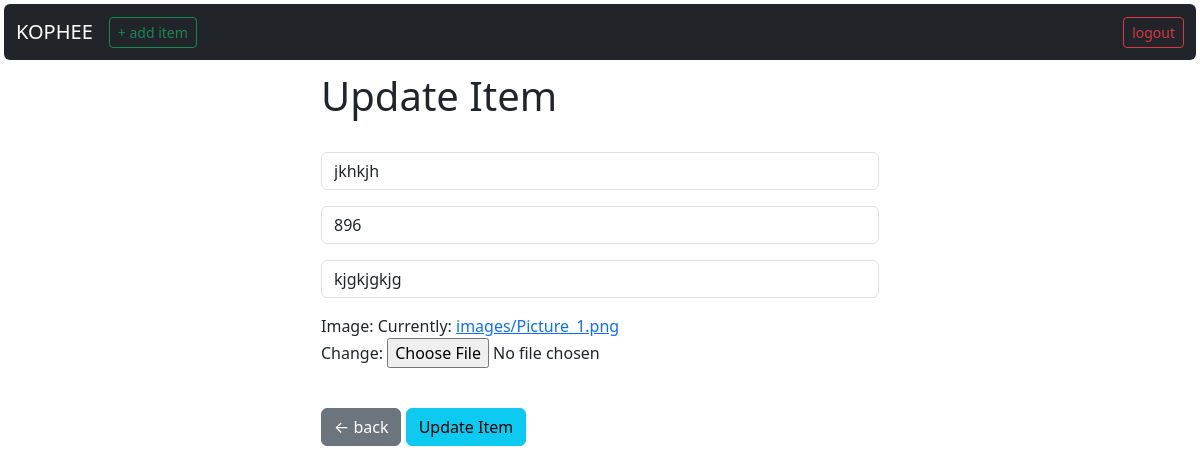
/update_item/4 (signed in), run on an earlier commit of the app's database.
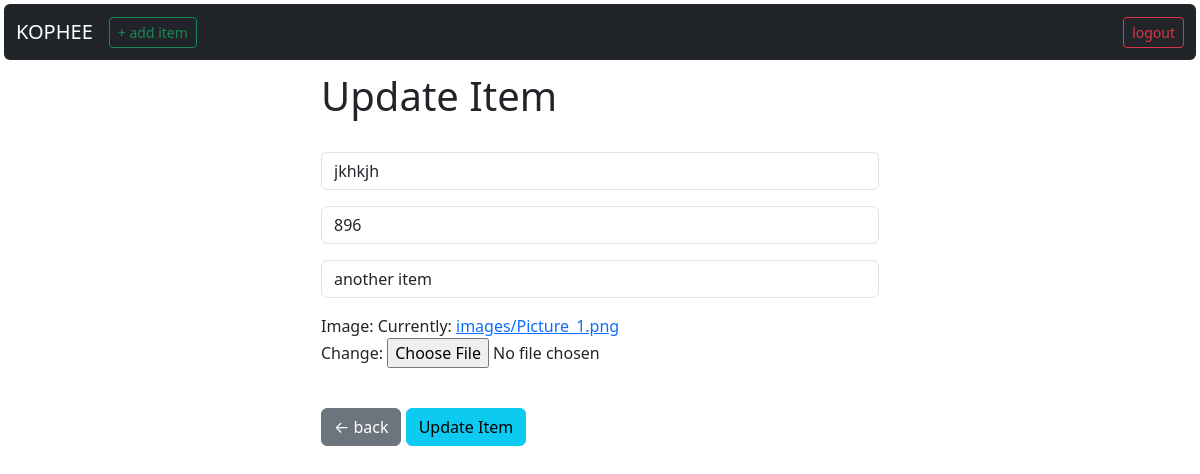
And on a later commit of the database.
### menu/models.py (models this page shows, shortened)
class Menu(models.Model):
    item = models.CharField(max_length=50)
    price = models.IntegerField()
    description = models.CharField(max_length=200)
    image = models.ImageField(upload_to='images', default='')

### menu/views.py (the view)
# urls.py: path('update_item/<int:pk>', views.update_item, name='update_item'),
def update_item(request, pk):
    if request.user.is_authenticated:
        current_item = Menu.objects.get(id=pk)
        form = AddItemForm(request.POST or None, request.FILES or None, instance=current_item)
        if form.is_valid():
            form.save()
            messages.success(request, "Item updated successfully")
            return redirect('home')
        return render(request, 'update_item.html', {'form': form, 'current_item': current_item})
    else:
        messages.success(request, "You must be logged in to update an item ...")
        return redirect('home')

### menu/forms.py
class AddItemForm(forms.ModelForm):
    item = forms.CharField(required=True, widget=forms.widgets.TextInput(attrs={'placeholder':'Item Name', "class":'form-control'}), label='')
    price = forms.CharField(required=True, widget=forms.widgets.TextInput(attrs={'placeholder':'Item Price', "class":'form-control'}), label='')
    description = forms.CharField(required=True, widget=forms.widgets.TextInput(attrs={'placeholder':'Item Description', "class":'form-control'}), label='')
    image = forms.ImageField(required=True)
    class Meta:
        model = Menu
        exclude = ('user',)

### menu/templates/update_item.html (shortened to what this page needs)
{% extends 'base.html' %}
{% block content %}
<div class="col-md-6 offset-md-3">
  <h1>Update Item</h1>
  <br />
  <form method="POST" enctype='multipart/form-data'>
    {{ form.as_p }}
    <br />
    <a href="{% url 'menu_item' current_item.id %}" class="btn btn-secondary">← back</a>
    <button type="submit" class="btn btn-info">Update Item</button>
  </form>
</div>
{% endblock %}

What changed in the data, as far as the page shows it:
changed Menu "jkhkjh": description "kjgkjgkjg" → "another item"
